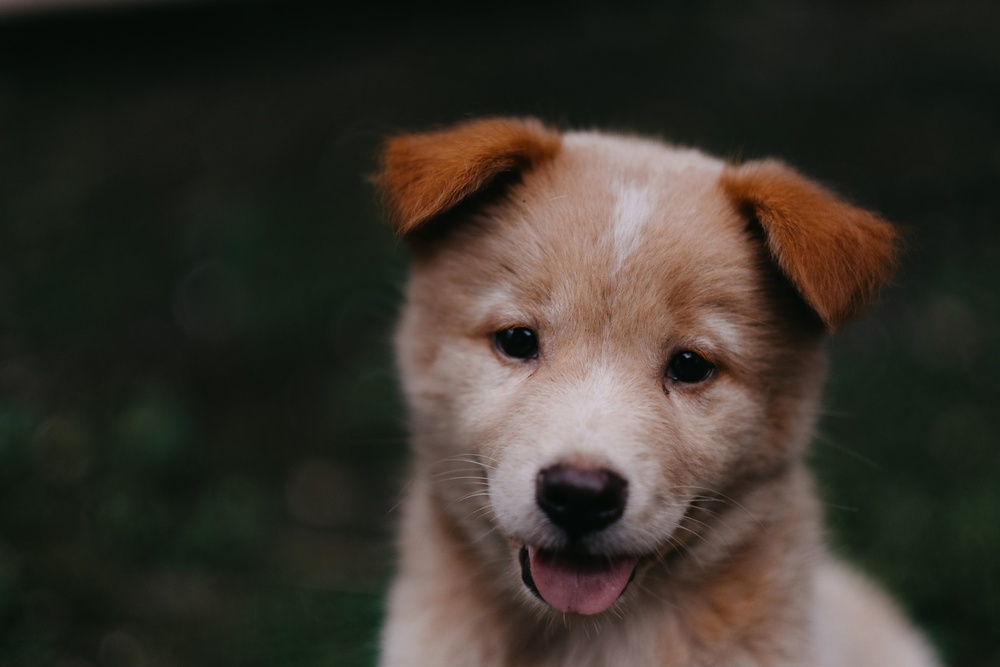
#> input picture DATA/00-puppy.jpg, 1000 x 667 px, shrunk from 1950 x 1300 before the run, found by its file name
$ jupyter execute 'Prac 4.ipynb'   (shell and % lines are left out)
#> lines starting #> are read from the running program, lines starting #| are printed output that depends on the picture
[cell 1]
import cv2
import matplotlib.pyplot as plt

[cell 2]
img = cv2.imread('C:/Users/okeiy/Downloads/Computer_Vision/Computer-Vision-with-Python/DATA/00-puppy.jpg')
#> img is the input picture: shape (667, 1000, 3); mean B, G, R 43.8, 51.8, 57.3

[cell 3]
plt.imshow(img)

[cell 4]
img = cv2.cvtColor(img,cv2.COLOR_BGR2RGB)
plt.imshow(img)

[cell 5]
img = cv2.cvtColor(img,cv2.COLOR_BGR2HSV)
#> img: shape (667, 1000, 3); mean H, S, V 82.1, 74.2, 60.9
plt.imshow(img)

[cell 6]
img = cv2.cvtColor(img,cv2.COLOR_RGB2HSV)
#> img: shape (667, 1000, 3); mean H, S, V 60.5, 153.4, 101.7
plt.imshow(img)

[cell 7]
img = cv2.cvtColor(img,cv2.COLOR_RGB2HLS)
#> img: shape (667, 1000, 3); mean of channels 0, 1, 2 79.5, 108.7, 151.8
plt.imshow(img)

[cell 8]
img = cv2.cvtColor(img,cv2.COLOR_HSV2RGB)
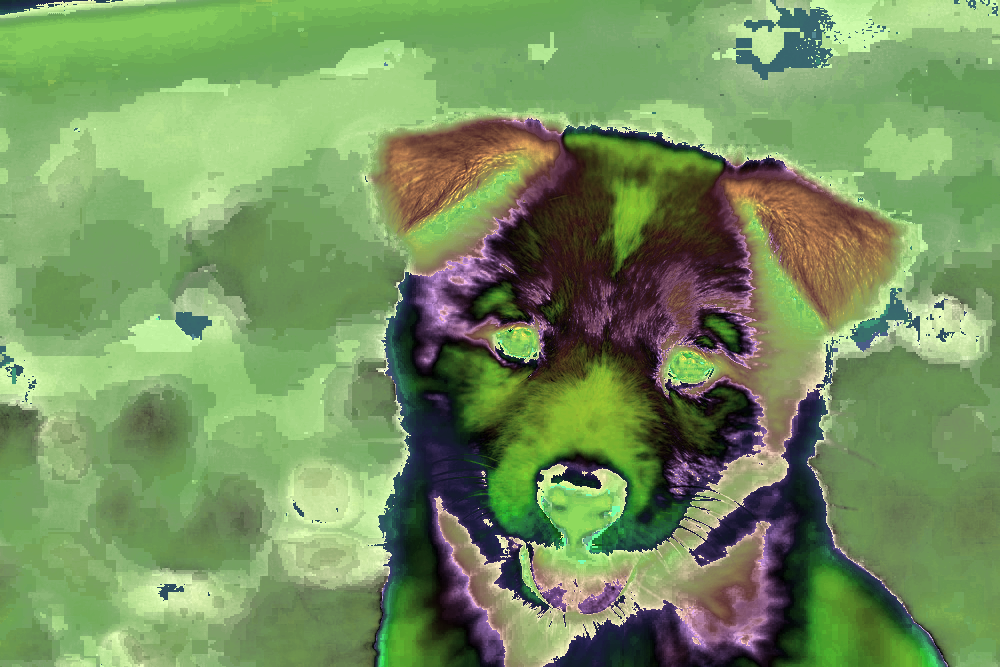
#> img: shape (667, 1000, 3); mean B, G, R 94.3, 145.6, 117
plt.imshow(img)


$ run again, with DATA/Denis_Mukwege.jpg copied over DATA/00-puppy.jpg
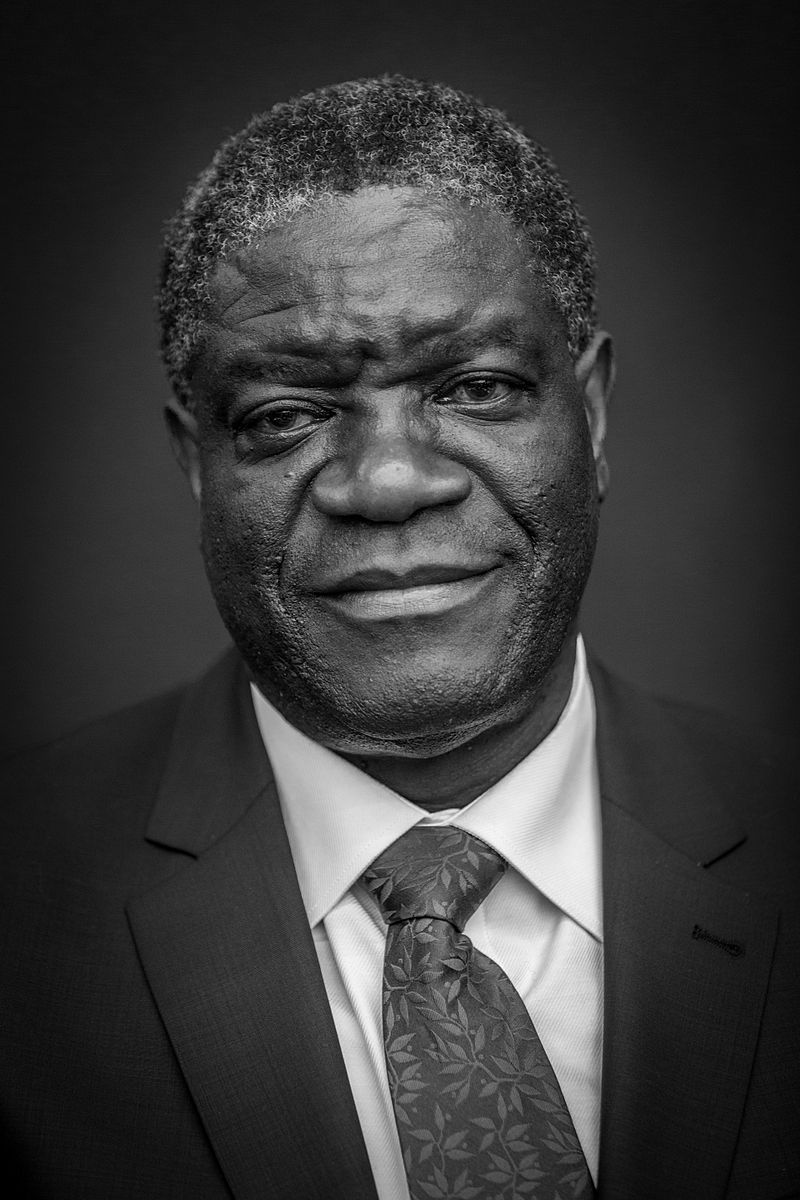
#> input picture DATA/Denis_Mukwege.jpg, 800 x 1200 px, found by its file name
#> img is the input picture: shape (1200, 800, 3); min 0, max 255, mean 58.8
#> `img = cv2.cvtColor(img,cv2.COLOR_HSV2RGB)`:
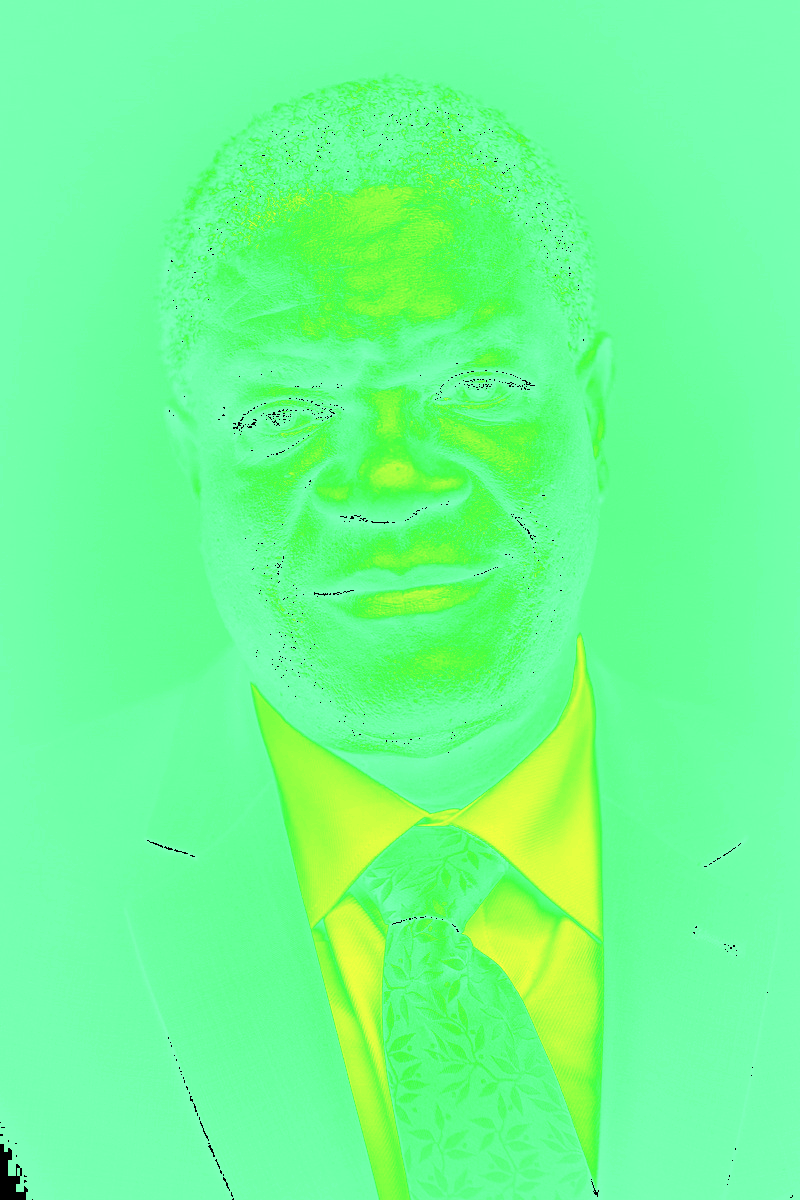
#> img: shape (1200, 800, 3); mean B, G, R 145.6, 254.4, 108.8

$ run again, with DATA/Nadia_Murad.jpg copied over DATA/00-puppy.jpg
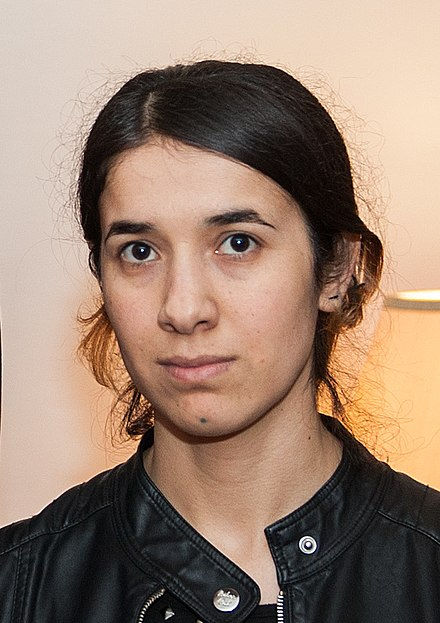
#> input picture DATA/Nadia_Murad.jpg, 440 x 623 px, found by its file name
#> img is the input picture: shape (623, 440, 3); mean B, G, R 112.7, 129.2, 153.8
#> `img = cv2.cvtColor(img,cv2.COLOR_HSV2RGB)`:
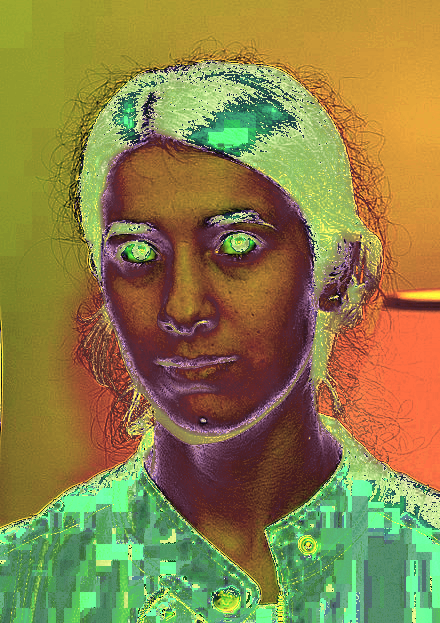
#> img: shape (623, 440, 3); mean B, G, R 71.2, 128.1, 140.4
